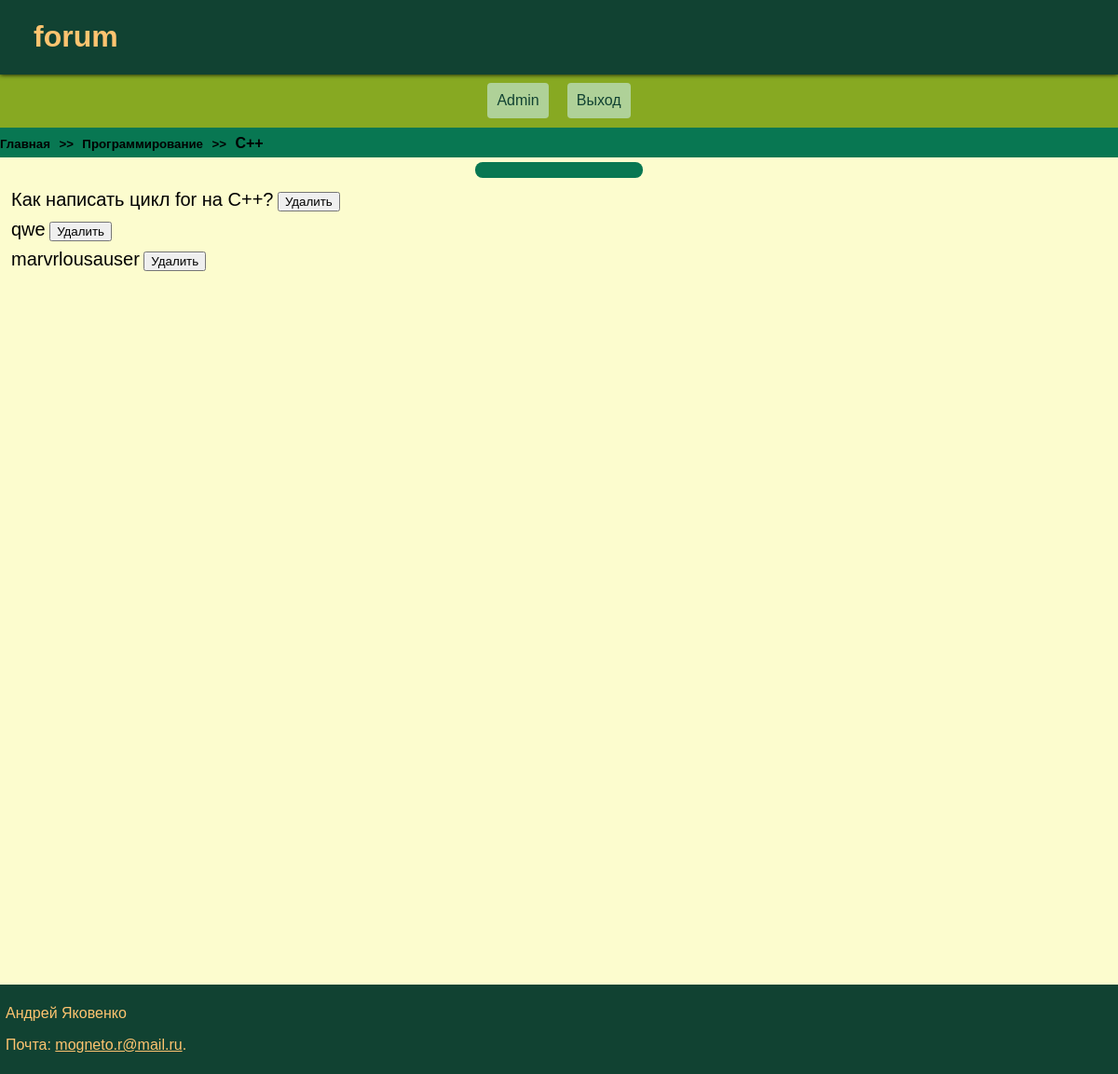
The page /topic_detail/2 (signed in) on the database its author committed.
### forum/models.py (models this page shows, shortened)
class Chapter(models.Model):
    title = models.CharField(max_length=50)
    icon_img = models.ImageField(default=False, upload_to='for_site/')
    discription = models.CharField(max_length=500)

class Topic(models.Model):
    title = models.CharField(max_length=50)
    image = models.URLField()
    discription = models.CharField(max_length=500)
    chapter = models.ManyToManyField(Chapter)

class Chat(models.Model):
    author = models.ForeignKey(User, on_delete=models.CASCADE, blank=True)
    text_question = models.CharField(max_length=70)
    topic = models.ManyToManyField(Topic)

### forum/views.py (the view)
# urls.py: path('topic_detail/<int:pk>', TopicDetail.as_view(), name='topic_detail'),
class TopicDetail(LoginRequiredMixin, ListView):
    model = Topic
    template_name = 'card/topic_detail.html'
    def get_context_data(self, **kwargs):
        context_data = super().get_context_data(**kwargs)
        users = Profile.objects.all()
        users_admin = []
        for user in users:
            if user.admin == True:
                users_admin.append(f"{user.user}")
        topic = get_object_or_404(Topic, pk=self.kwargs['pk'])
        questions = Chat.objects.filter(topic=topic)
        search_query = self.request.GET.get('search_query', self.request.session.get('search_query', ''))
        if search_query:
            questions = questions.filter(text_question__icontains=search_query)
        chapter = topic.chapter.all()[0]
        questions_names = []
        for question in questions:
            questions_names.append(question.text_question)
        context_data['topic'] = topic
        context_data['questions'] = questions
        context_data['users_admin'] = users_admin
        context_data['chapter'] = chapter
        context_data['questions_names'] = questions_names
        context_data['search_query'] = search_query
        return context_data

### forum/templates/card/topic_detail.html (shortened to what this page needs)
{% extends "card/base.html" %}
{% block content %}
    <div class='navigation'>
        <h5><a href="{% url 'forum:main'%}">Главная</a></h5>
        <h5>>></h5>
        <h5><a href="{% url 'forum:chapter_detail' pk=chapter.pk %}">{{chapter.title}}</a></h5>
        <h5>>></h5>
        <h4>{{topic.title}}</h4>
    </div>
    <form method='get' id='search_bar' >
        <input type='text' name="search_query" id="search_input" value="{{ search_query }}">
    </form>
    <div class='conteiner_chats'>
        {% for question in questions %}
            <div class='question' id="question-{{question.pk}}">
                <a class='question_a' href="{% url 'forum:question_detail' pk=question.pk %}">{{question.text_question}}</a>
                {% if question.author == user %}
                    <button onclick="deleteQuestion({{question.pk}}{{user}}{{users_admin}})" action='delete'>Удалить</button>
                {% elif user.username in users_admin %}
                    <button onclick="deleteQuestion({{question.pk}}{{user}}{{users_admin}})" action='delete'>Удалить</button>
                {% endif %}
            </div>
        {% endfor %}
    </div>
{% endblock %}

### forum/static/css/base.css (style rules this page uses)
body { min-height: 100vh; width: 100%; background-color: #fcfcce; margin: 0 auto; display: flex; flex-direction: column; font-family: 'Jost', sans-serif; }
.navigation { height: 4%; width: 100%; background-color:#087752; }
.navigation a { color: black; text-decoration: none; }
.navigation h5 { margin-top: 8px; margin-bottom: 0; margin-right: 5px; display: inline-block; }
.navigation h4 { margin-top: 8px; margin-bottom: 0; display: inline-block; }
.conteiner_chats { margin-top: 1%; height: 100%; width: 100%; }
#search_bar { width: 15%; left: 0; right: 0; margin: 0 auto; margin-top: 5px; }
#search_input { width: 100%; text-align: center; background-color: #087752; border: none; border-radius: 8px; }
.question { height: 4%; width: 100%; }
.question_a { height: 20px; text-decoration: none; color: black; font-size: 20px; margin-top: 2%; margin-left: 1%; }

### rows shown on the page
Chapter: title "Программирование"
Topic: title "C++"
Chat: text_question "Как написать цикл for на C++?"
Chat: text_question "qwe"
Chat: text_question "marvrlousauser"
